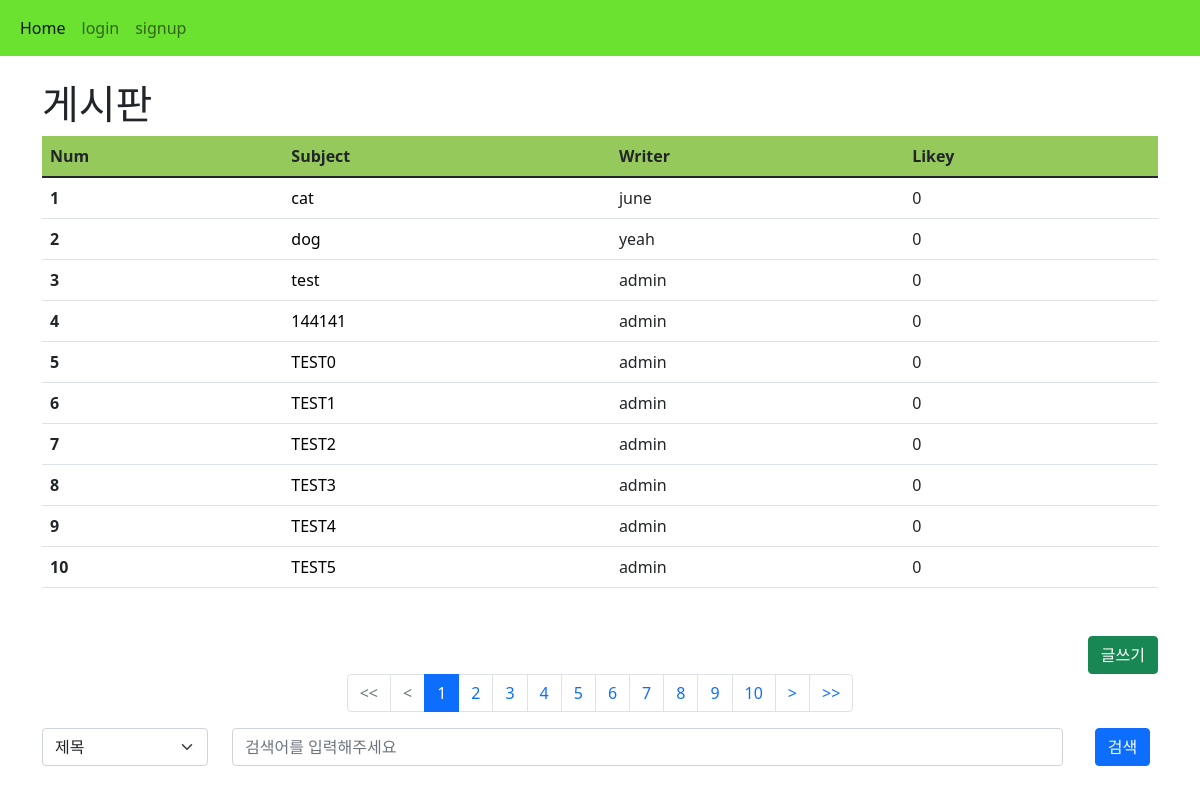
/board/, run on the app's committed database.
### board/models.py (models this page shows)
class Board(models.Model):
    subject = models.CharField(max_length=30)
    writer = models.CharField(max_length=30)
    content = models.TextField()
    likey = models.IntegerField(default=0)
    up = models.ManyToManyField(User, blank=True)

### board/views.py (the view)
# urls.py: path('', views.index, name="index"),
def index(request):
    kw = request.GET.get("kw", '')
    cate = request.GET.get("cate", '')
    if kw:
        if cate == "subject":
            b = Board.objects.filter(subject__startswith=kw)
        elif cate == "writer":
            b = Board.objects.filter(writer=kw)
        else:
            b = Board.objects.filter(content__contains=kw)
    else:
        b = Board.objects.all()
    page = request.GET.get("page", 1)
    pag = Paginator(b,10)
    obj = pag.get_page(page)
    context = {
        'con' : obj,
        'kw' : kw,
        'cate' : cate,
    }
    return render(request, "board/index.html", context)

### template/board/index.html (shortened to what this page needs)
{% extends 'base.html' %}
{% block content %}
{% load mathfilters %}
<div class="container mt-4 mb-5">
    <h1>게시판</h1>
<table class="table">
    <thead style="background-color: #96c95c;">
      <tr>
        <th scope="col">Num</th>
        <th scope="col">Subject</th>
        <th scope="col">Writer</th>
        <th scope="col">Likey</th>
      </tr>
    </thead>
    <tbody>
    {% if con %}
        {% for i in con %}
            <tr>
                <th scope="row">{{ con.start_index|add:forloop.counter0 }}</th>
                <td><a href="{% url 'board:detail' i.id%}">{{ i.subject }}</a></td>
                <td>{{ i.writer }}</td>
                <td>{{ i.likey }}</td>
            </tr>
      {% endfor %}
    {% else %}
        <tr>
            <th colspan="4">No Result</th>
        </tr>
    {% endif %}
    </tbody>
  </table>
  <div class="mt-5 text-end">
      <a href="{% url 'board:create' %}"><button class="btn btn-success">글쓰기</button></a>
  </div>
  <nav aria-label="Page navigation example">
    <ul class="pagination justify-content-center">
        {% if con.has_previous %}
        <li class="page-item">
          <a class="page-link" href="{% url 'board:index' %}?page=1&kw={{kw}}&cate={{cate}}"> << </a>
        </li>
        <li class="page-item"></li>
          <a class="page-link" href="{% url 'board:index' %}?page={{ con.previous_page_number }}&kw={{kw}}&cate={{cate}}"> < </a>
        </li>
        {% else %}
        <li class="page-item disabled">
          <a class="page-link"> << </a>
        </li>
        <li class="page-item disabled">
          <a class="page-link"> < </a>
        </li>
        {% endif %}
        {% for i in con.paginator.page_range %}
          {% if i >= con.number|sub:1|intdiv:10|mul:10|add:1 and i <= con.number|sub:1|intdiv:10|mul:10|add:10 %}
            {% if con.number == i %}
            <li class="page-item active"><a class="page-link" href="{% url 'board:index' %}?page={{i}}&kw={{kw}}&cate={{cate}}">{{i}}</a></li>
            {% else %}
            <li class="page-item"><a class="page-link" href="{% url 'board:index' %}?page={{i}}&kw={{kw}}&cate={{cate}}">{{i}}</a></li>
            {% endif %}
          {% endif %}
        {% endfor %}
          {% if con.has_next %}
        <li class="page-item">
          <a class="page-link" href="{% url 'board:index' %}?page={{ con.next_page_number }}&kw={{kw}}&cate={{cate}}"> > </a>
        </li>
        <li class="page-item">
          <a class="page-link" href="{% url 'board:index' %}?page={{ con.paginator.num_pages }}&kw={{kw}}&cate={{cate}}"> >> </a>
        </li>
        {% endif %}
    </ul>
  </nav>
<form action="">
    <div class="text-center row">
      <div class="col-lg-2">
          <select class="form-select" name="cate">
              <option value="subject" {% if cate == 'subject' %}selected{% endif %}>제목</option>
          </select>
      </div>
      <div class="col-lg-9">
        <input class="form-control" name="kw" placeholder="검색어를 입력해주세요" value="{{kw}}">
      </div>
      <div class="col-lg-1">
        <button class="btn btn-primary">검색</button>
      </div>
    </div>
</form>
</div>
{% endblock %}

### template/board/index.html (style rules this page uses)
a { text-decoration: none; color:black; }

### data on the page
Board: start_index|add "1", subject "cat", writer "june", likey "0"
Board: start_index|add "2", subject "dog", writer "yeah", likey "0"
Board: start_index|add "3", subject "test", writer "admin", likey "0"
Board: start_index|add "4", subject "144141", writer "admin", likey "0"
Board: start_index|add "5", subject "TEST0", writer "admin", likey "0"
Board: start_index|add "6", subject "TEST1", writer "admin", likey "0"
Board: start_index|add "7", subject "TEST2", writer "admin", likey "0"
Board: start_index|add "8", subject "TEST3", writer "admin", likey "0"
Board: start_index|add "9", subject "TEST4", writer "admin", likey "0"
Board: start_index|add "10", subject "TEST5", writer "admin", likey "0"

### other printed values
{{ i }} "1"
{{ i }} "2" "3" "4" "5" "6" "7" "8" "9" "10"
